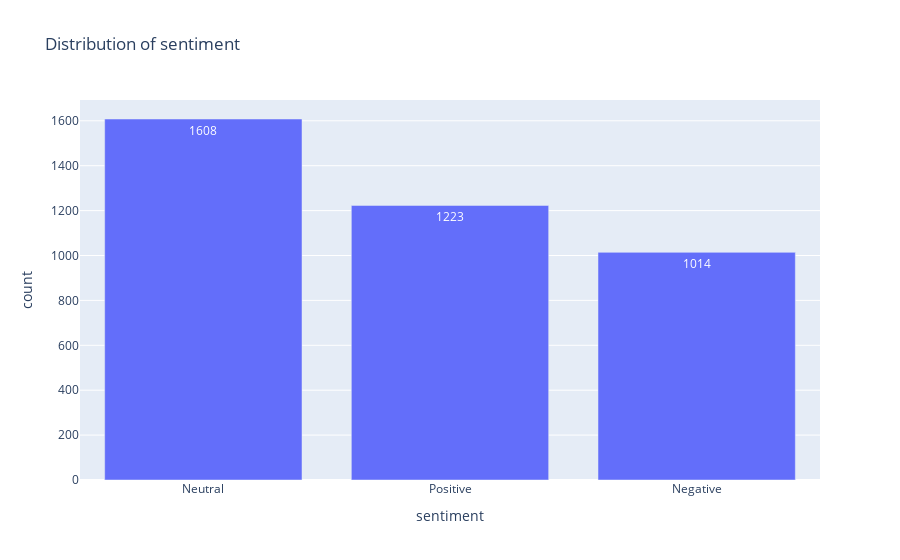

Notebook code cell kept with this figure:
### Code cell
eda.target_distribution("sentiment")

### Figure 1 — Plotly figure (JSON) as saved in the notebook; plotly's stock layout.template omitted (floating-point values rounded to 4 significant figures)
{"data": [{"alignmentgroup": "True", "hovertemplate": "sentiment=%{x}<br>count=%{text}<extra></extra>", "legendgroup": "", "marker": {"color": "#636efa"}, "name": "", "offsetgroup": "", "orientation": "v", "showlegend": false, "text": [1608, 1223, 1014], "textposition": "auto", "type": "bar", "x": ["Neutral", "Positive", "Negative"], "xaxis": "x", "y": [1608, 1223, 1014], "yaxis": "y"}], "layout": {"barmode": "relative", "legend": {"tracegroupgap": 0}, "title": {"text": "Distribution of sentiment"}, "xaxis": {"anchor": "y", "domain": [0, 1], "title": {"text": "sentiment"}}, "yaxis": {"anchor": "x", "domain": [0, 1], "title": {"text": "count"}}}}
